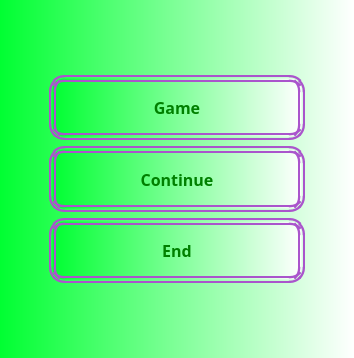
<?xml version="1.0" encoding="UTF-8"?>
<ui version="4.0">
 <class>startmenu</class>
 <widget class="QMainWindow" name="startmenu">
  <property name="windowModality">
   <enum>Qt::NonModal</enum>
  </property>
  <property name="geometry">
   <rect>
    <x>0</x>
    <y>0</y>
    <width>354</width>
    <height>358</height>
   </rect>
  </property>
  <property name="sizePolicy">
   <sizepolicy hsizetype="Preferred" vsizetype="Preferred">
    <horstretch>0</horstretch>
    <verstretch>0</verstretch>
   </sizepolicy>
  </property>
  <property name="windowTitle">
   <string>MainWindow</string>
  </property>
  <property name="windowOpacity">
   <double>1.000000000000000</double>
  </property>
  <property name="layoutDirection">
   <enum>Qt::LeftToRight</enum>
  </property>
  <property name="autoFillBackground">
   <bool>false</bool>
  </property>
  <property name="styleSheet">
   <string notr="true">background-color: qlineargradient(spread:pad, x1:0, y1:0, x2:1, y2:0, stop:0 rgba(0, 255, 50, 255), stop:1 rgba(255, 255, 255, 255));</string>
  </property>
  <property name="animated">
   <bool>true</bool>
  </property>
  <property name="documentMode">
   <bool>false</bool>
  </property>
  <property name="dockNestingEnabled">
   <bool>false</bool>
  </property>
  <property name="unifiedTitleAndToolBarOnMac">
   <bool>false</bool>
  </property>
  <widget class="QWidget" name="centralwidget">
   <layout class="QGridLayout" name="gridLayout_2">
    <item row="0" column="0">
     <layout class="QGridLayout" name="gridLayout">
      <item row="2" column="2">
       <spacer name="horizontalSpacer_5">
        <property name="orientation">
         <enum>Qt::Horizontal</enum>
        </property>
        <property name="sizeHint" stdset="0">
         <size>
          <width>40</width>
          <height>20</height>
         </size>
        </property>
       </spacer>
      </item>
      <item row="2" column="1">
       <widget class="QPushButton" name="continue_2">
        <property name="sizePolicy">
         <sizepolicy hsizetype="Expanding" vsizetype="MinimumExpanding">
          <horstretch>0</horstretch>
          <verstretch>0</verstretch>
         </sizepolicy>
        </property>
        <property name="font">
         <font>
          <family>Segoe Print</family>
          <pointsize>12</pointsize>
          <weight>75</weight>
          <bold>true</bold>
         </font>
        </property>
        <property name="styleSheet">
         <string notr="true">background-image: url(:/);
border-radius: 15px;
border: 7px double #aa55cc;
color: green</string>
        </property>
        <property name="text">
         <string>Continue</string>
        </property>
       </widget>
      </item>
      <item row="2" column="0">
       <spacer name="horizontalSpacer_2">
        <property name="orientation">
         <enum>Qt::Horizontal</enum>
        </property>
        <property name="sizeHint" stdset="0">
         <size>
          <width>40</width>
          <height>20</height>
         </size>
        </property>
       </spacer>
      </item>
      <item row="1" column="1">
       <widget class="QPushButton" name="game">
        <property name="sizePolicy">
         <sizepolicy hsizetype="Expanding" vsizetype="MinimumExpanding">
          <horstretch>1</horstretch>
          <verstretch>0</verstretch>
         </sizepolicy>
        </property>
        <property name="font">
         <font>
          <family>Segoe Print</family>
          <pointsize>12</pointsize>
          <weight>75</weight>
          <bold>true</bold>
         </font>
        </property>
        <property name="styleSheet">
         <string notr="true">background-image: url(:/);
border-radius: 15px;
border: 7px double #aa55cc;
color: green</string>
        </property>
        <property name="text">
         <string>Game</string>
        </property>
       </widget>
      </item>
      <item row="3" column="2">
       <spacer name="horizontalSpacer_6">
        <property name="orientation">
         <enum>Qt::Horizontal</enum>
        </property>
        <property name="sizeHint" stdset="0">
         <size>
          <width>40</width>
          <height>20</height>
         </size>
        </property>
       </spacer>
      </item>
      <item row="1" column="2">
       <spacer name="horizontalSpacer_4">
        <property name="orientation">
         <enum>Qt::Horizontal</enum>
        </property>
        <property name="sizeHint" stdset="0">
         <size>
          <width>40</width>
          <height>20</height>
         </size>
        </property>
       </spacer>
      </item>
      <item row="3" column="0">
       <spacer name="horizontalSpacer_3">
        <property name="orientation">
         <enum>Qt::Horizontal</enum>
        </property>
        <property name="sizeHint" stdset="0">
         <size>
          <width>40</width>
          <height>20</height>
         </size>
        </property>
       </spacer>
      </item>
      <item row="1" column="0">
       <spacer name="horizontalSpacer">
        <property name="orientation">
         <enum>Qt::Horizontal</enum>
        </property>
        <property name="sizeHint" stdset="0">
         <size>
          <width>40</width>
          <height>20</height>
         </size>
        </property>
       </spacer>
      </item>
      <item row="3" column="1">
       <widget class="QPushButton" name="end">
        <property name="sizePolicy">
         <sizepolicy hsizetype="Expanding" vsizetype="MinimumExpanding">
          <horstretch>0</horstretch>
          <verstretch>0</verstretch>
         </sizepolicy>
        </property>
        <property name="font">
         <font>
          <family>Segoe Print</family>
          <pointsize>12</pointsize>
          <weight>75</weight>
          <bold>true</bold>
         </font>
        </property>
        <property name="styleSheet">
         <string notr="true">background-image: url(:/);
border-radius: 15px;
border: 7px double #aa55cc;
color: green;</string>
        </property>
        <property name="text">
         <string>End</string>
        </property>
       </widget>
      </item>
      <item row="0" column="1">
       <spacer name="verticalSpacer">
        <property name="orientation">
         <enum>Qt::Vertical</enum>
        </property>
        <property name="sizeHint" stdset="0">
         <size>
          <width>20</width>
          <height>40</height>
         </size>
        </property>
       </spacer>
      </item>
      <item row="4" column="1">
       <spacer name="verticalSpacer_2">
        <property name="orientation">
         <enum>Qt::Vertical</enum>
        </property>
        <property name="sizeHint" stdset="0">
         <size>
          <width>20</width>
          <height>40</height>
         </size>
        </property>
       </spacer>
      </item>
     </layout>
    </item>
   </layout>
  </widget>
 </widget>
 <resources/>
 <connections/>
</ui>
